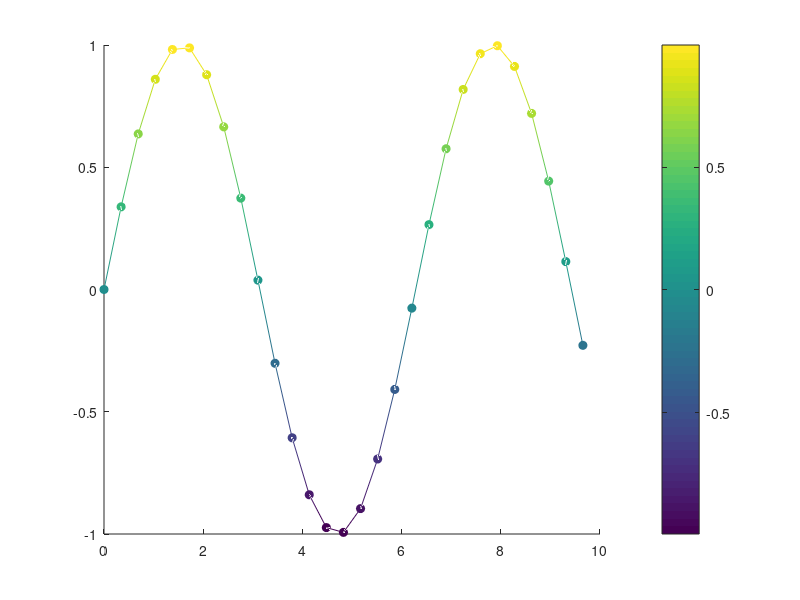
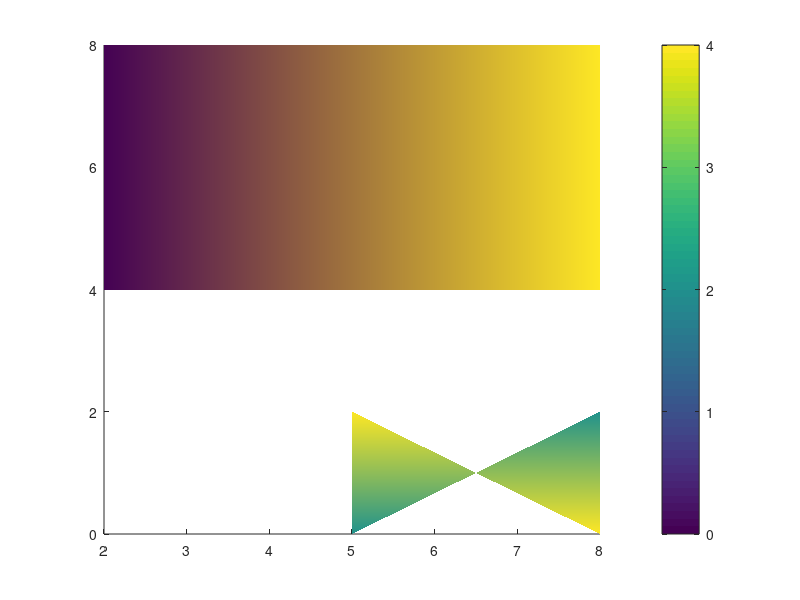

These figures' MATLAB source, in order:
%% line and marker colormap
x = linspace(0,10,30);
y = sin(x);
z = cos(x);
z(end) = nan;
y(end) = nan;
c = y;
figure
p = patch(x,y,z,c,'EdgeColor','interp','Marker','o','MarkerFaceColor','flat');
colorbar


%% face data and colormap
v = [2 4; 2 8; 8 4; 5 0; 5 2; 8 0; 8 8 ;8 2];
f = [1 2 7 3; 4 5 6 8];
col = [0; 0; 4; 2; 4; 4; 4; 2];
figure
patch('Faces',f,'Vertices',v,'FaceVertexCData',col,'FaceColor','interp',...
    'EdgeColor','none');
colorbar


